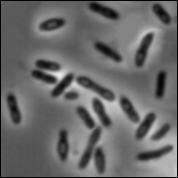
%> input picture Matlab/ImageProsessing/ImageSegmentation/Edge/bacteria.BMP, 178 x 178 px
$ octave test_watershed.m   (GNU Octave 9; MATLAB toolbox functions it lacks are replaced by stand-ins)
%> lines starting %> are read from the running program, lines starting %| are printed output that depends on the picture; in (x1, y1, x2, y2) boxes, pixels count from 0 and x2, y2 are one past the last pixel; in counts of white or black regions, pixels touching at a corner belong together; the program's own positions count from 1
% 水线阈值法
afm = imread('bacteria.BMP'); figure, imshow(afm);
%> further down, afm is the input picture: size 178x178 uint8; min 0, max 234, mean 105.2
se = strel('disk', 15);
Itop = imtophat(afm, se);                             % 高帽变换
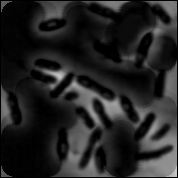
%> Itop: size 178x178 uint8; min 0, max 200, mean 36
Ibot = imbothat(afm, se);                             % 低帽变换
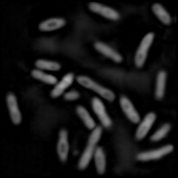
%> Ibot: size 178x178 uint8; min 0, max 178, mean 21.2
figure, imshow(Itop, []);                             % 高帽变换，体现原始图像的灰度峰值
figure, imshow(Ibot, []);                             % 低帽变换，体现原始图像的灰度谷值
Ienhance = imsubtract(imadd(Itop, afm), Ibot);        % 高帽图像与低帽图像相减，增强图像
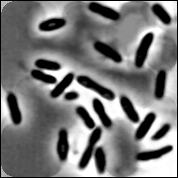
%> Ienhance: size 178x178 uint8; min 0, max 255, mean 121.6
figure, imshow(Ienhance);
Iec = imcomplement(Ienhance);                         % 进一步增强图像
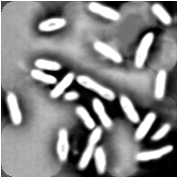
%> Iec: size 178x178 uint8; min 0, max 255, mean 133.4
Iemin = imextendedmin(Iec, 20); figure, imshow(Iemin) % 搜索Iec中的谷值
%> after `Iemin = imextendedmin(Iec, 20)`:
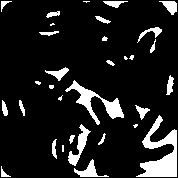
%> Iemin: size 178x178 logical; 11.7% white; 32 white regions (9 under 20 px), largest, box (x1, y1, x2, y2) and area: (136, 115, 177, 177) 1133, (65, 80, 124, 125) 687, (68, 124, 91, 166) 311
Iimpose = imimposemin(Iec, Iemin);
wat = watershed(Iimpose);                             % 分水岭分割
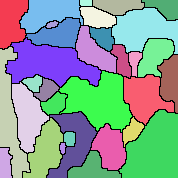
%> wat: size 178x178 uint8; 33 distinct labels, from 0 to 32; one colour per label, 0 black
rgb = label2rgb(wat); figure, imshow(rgb);            %  用不同的颜色表示分割出的不同区域
%> after `rgb = label2rgb(wat)`:
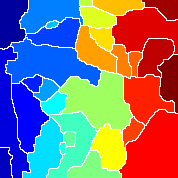
%> rgb: size 178x178x3 uint8; mean R, G, B 131.7, 116, 127.6
